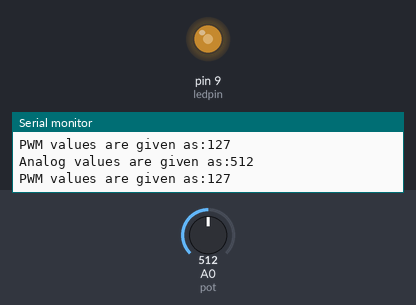
Simulated run of this sketch. Board: Arduino Uno, built with avr-gcc and run on an emulated ATmega328P. Shown: output pins drawn as LEDs (lit = HIGH), the last lines printed to the serial monitor. Inputs (shaded band) come from the test bench; at power-on: A0 (pot) = 512.

Above: at 1.8 s.
1.9 s: A0 (pot) set to 716
At 2.8 s:
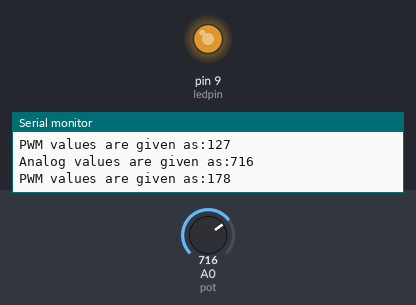
3.5 s: A0 (pot) set to 900
At 4.4 s:
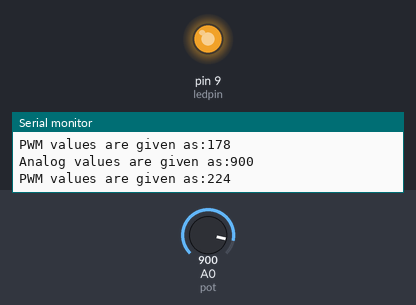
5.5 s: A0 (pot) set to 122
At 7.2 s:
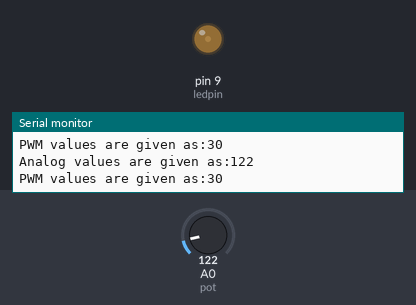
7.5 s: A0 (pot) set to 0
At 8.8 s:
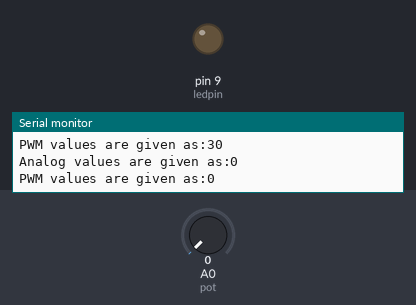
9.5 s: A0 (pot) set to 511
At 10.4 s:
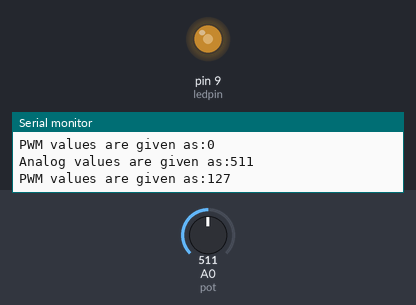
Timing chart, 0 to 12.5 s (numbered marks = the images above; inputs shaded):
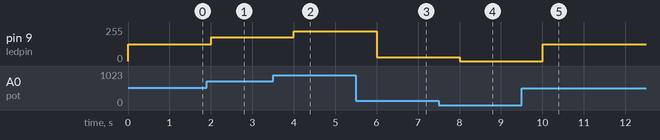

Measured:
- after the input at 1.9 s, pin 9 (ledpin): 127/255 → 178/255 after 0.10 s
- after the input at 3.5 s, pin 9 (ledpin): 178/255 → 224/255 after 0.50 s
- after the input at 5.5 s, pin 9 (ledpin): 224/255 → 30/255 after 0.51 s
- after the input at 7.5 s, pin 9 (ledpin): 30/255 → 0/255 after 0.51 s
- after the input at 9.5 s, pin 9 (ledpin): 0/255 → 127/255 after 0.51 s

The sketch:

11th_Arduino_Project.ino
```cpp
int pot= A0;
int ledpin = 9;
int val;
void setup() {
  // put your setup code here, to run once:
  Serial.begin(9600);
  pinMode(pot, INPUT);
  pinMode(ledpin, OUTPUT);

}

void loop() {
  // put your main code here, to run repeatedly:
  val = analogRead(pot);
  Serial.print("Analog values are given as:");
  Serial.println(val);
  val = (255./1023.)*val;
  Serial.print("PWM values are given as:");
  Serial.println(val);
  analogWrite(ledpin, val);
  delay(1000);


}
```
